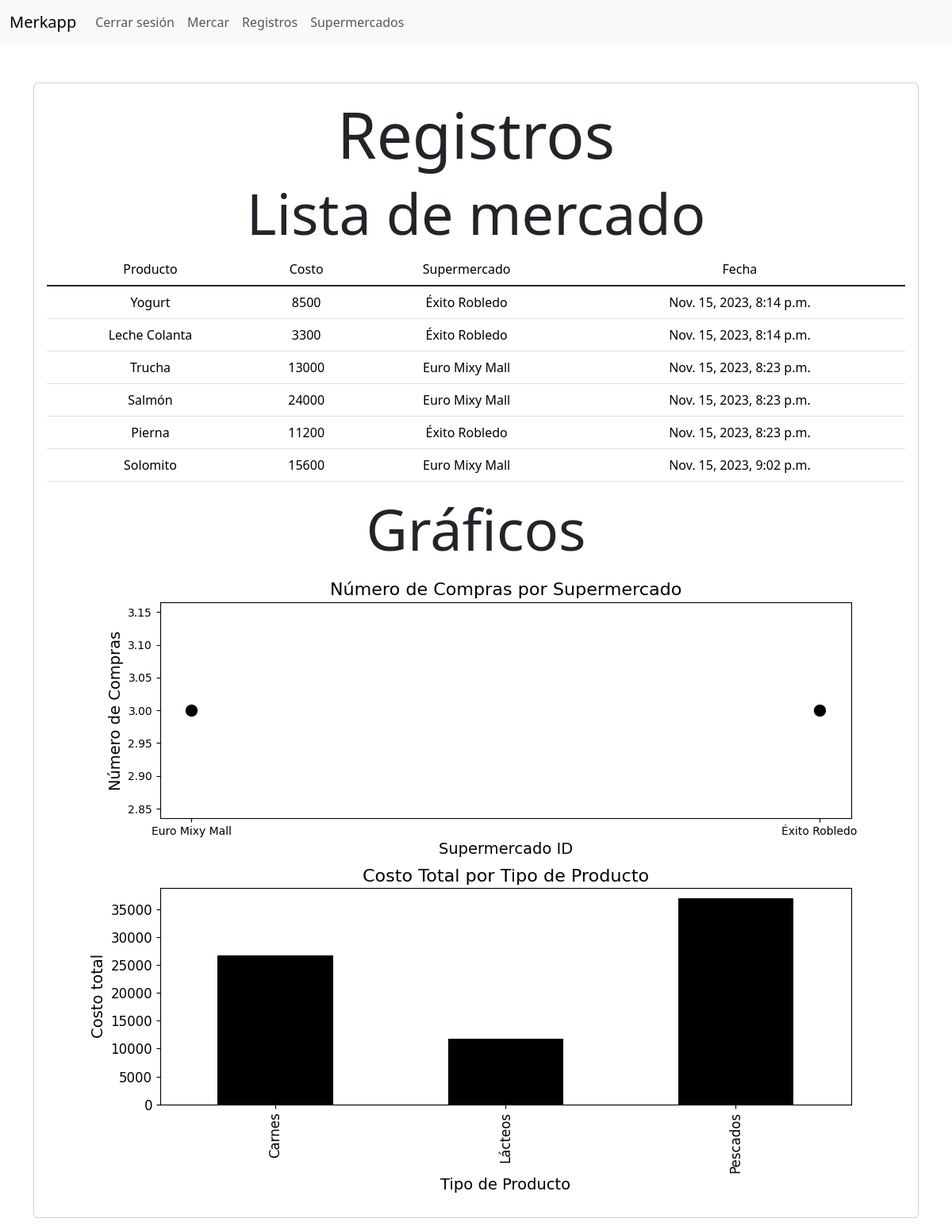
Screenshot of /registros/ (signed in) with the database file from the repository.
### register/models.py (models this page shows)
class Mercado(models.Model):
    id = models.AutoField(primary_key=True)
    usuario = models.ForeignKey(User, on_delete=models.CASCADE)
    producto = models.CharField(max_length=50)
    costo = models.IntegerField(blank=False)
    supermercado = models.ForeignKey(Supermercado, on_delete=models.CASCADE)
    fecha = models.DateTimeField(auto_now_add=True)
    tipo = models.ForeignKey(Tipo, on_delete=models.CASCADE)

class Supermercado(models.Model):
    nombre = models.CharField(max_length=50, primary_key=True)
    latitud = models.CharField(max_length=50)
    longitud = models.CharField(max_length=50)
    def __str__(self):
        return self.nombre

### register/views.py (the view)
# urls.py: path('registros/', views.registros, name='registros'),
def registros(request):
    compras = Mercado.objects.filter(
        usuario = request.user
    )
    df_compras = pd.DataFrame(list(compras.values()))
    com_super = df_compras[['supermercado_id', 'producto']].groupby('supermercado_id').count()
    com_tipo = df_compras[['tipo_id', 'costo']].groupby('tipo_id').sum()
    fig, (ax1, ax2) = plt.subplots(nrows=2, ncols=1, figsize=(10, 8))
    com_super.reset_index().plot(kind='scatter', x='supermercado_id', y='producto', ax=ax1, color='black', s=100)
    ax1.set_title('Número de Compras por Supermercado', fontsize=16)
    ax1.set_xlabel('Supermercado ID', fontsize=14)
    ax1.set_ylabel('Número de Compras', fontsize=14)
    com_tipo.plot(kind='bar', ax=ax2, legend=False, color='black', fontsize=12)
    ax2.set_title('Costo Total por Tipo de Producto', fontsize=16)
    ax2.set_xlabel('Tipo de Producto', fontsize=14)
    ax2.set_ylabel('Costo total', fontsize=14)
    plt.tight_layout()
    buffer = BytesIO()
    plt.savefig(buffer, format='png')
    buffer.seek(0)
    plt.close()
    image_base64 = base64.b64encode(buffer.getvalue()).decode('utf-8')
    return render(request, 'registros.html', {
        'compras' : compras,
        'image' : image_base64
    })

### register/templates/registros.html (shortened to what this page needs)
{% extends 'base.html' %}
{% block content %}
<main class="container py-5">
    <section class='card card-body'>
        <h1 class="display-1 text-center">Registros</h1>
        <h2 class="display-2 text-center">Lista de mercado</h2>
        <div class="text-center">
            <table class="table">
                <thead>
                    <tr>
                        <td >Producto</td>
                        <td>Costo</td>
                        <td>Supermercado</td>
                        <td>Fecha</td>
                    </tr>
                </thead>
                <tbody class="table-group-divider">
                    {% for compra in compras %}
                    <tr>
                        <td>{{compra.producto}}</td>
                        <td>{{compra.costo}}</td>
                        <td>{{compra.supermercado}}</td>
                        <td>{{compra.fecha}}</td>
                    </tr>
                    {% endfor %}
                </tbody>
            </table>
        </div>
        <div class="text-center">
            <h2 class="display-2 text-center">Gráficos</h2>
            <img alt="Gráfico">
        </div>
    </section>
</main>
{% endblock %}

### register/templates/base.html (shortened to what this page needs)
<!DOCTYPE html>
<html lang="en">
<head>
    <link rel="stylesheet" href="https://cdn.jsdelivr.net/npm/bootstrap@5.3.2/dist/css/bootstrap.min.css">
</head>
<body>
    <nav class="navbar navbar-expand-lg bg-body-tertiary">
        <div class="container-fluid">
          <a class="navbar-brand" href="/">Merkapp</a>
          <div class="collapse navbar-collapse" id="navbarNav">
            <ul class="navbar-nav">
                {% if user.is_authenticated %}
                <li class="nav-item">
                    <a class="nav-link" href="/logout">Cerrar sesión</a>
                </li>
                <li class="nav-item">
                    <a class="nav-link" href="/main">Mercar</a>
                </li>
                <li class="nav-item">
                    <a class="nav-link" href="/registros">Registros</a>
                </li>
                <li class="nav-item">
                    <a class="nav-link" href="/supermercados">Supermercados</a>
                </li>
                {% endif %}
            </ul>
          </div>
        </div>
      </nav>
    {% block content %}
    {% endblock %}
</body>
</html>

### rows the page displays
Mercado: producto "Yogurt", costo "8500", supermercado "Éxito Robledo", fecha "Nov. 15, 2023, 8:14 p.m."
Mercado: producto "Leche Colanta", costo "3300", supermercado "Éxito Robledo", fecha "Nov. 15, 2023, 8:14 p.m."
Mercado: producto "Trucha", costo "13000", supermercado "Euro Mixy Mall", fecha "Nov. 15, 2023, 8:23 p.m."
Mercado: producto "Salmón", costo "24000", supermercado "Euro Mixy Mall", fecha "Nov. 15, 2023, 8:23 p.m."
Mercado: producto "Pierna", costo "11200", supermercado "Éxito Robledo", fecha "Nov. 15, 2023, 8:23 p.m."
Mercado: producto "Solomito", costo "15600", supermercado "Euro Mixy Mall", fecha "Nov. 15, 2023, 9:02 p.m."
